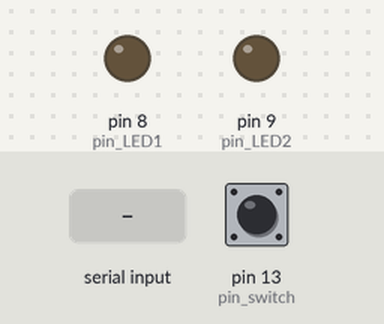
A sketch run on a simulated Arduino Uno, built with avr-gcc and run on an emulated ATmega328P. Shown: output pins drawn as LEDs (lit = HIGH). Inputs (shaded band) come from the test bench; at power-on: pin 13 (pin_switch) LOW.

Above: at 1.2 s.
1.3 s: pin 13 (pin_switch) pulled HIGH for 0.15 s
At 1.9 s:
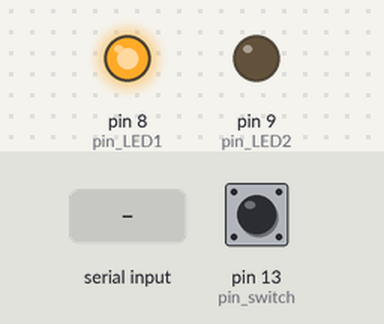
2.9 s: "c" received over the second serial link
At 4.2 s:
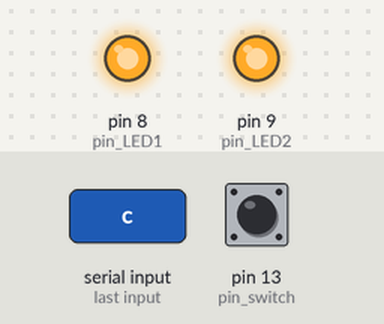
5.9 s: pin 13 (pin_switch) pulled HIGH for 1 s
At 6.5 s:
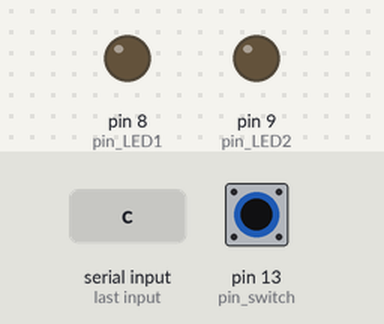
8.4 s: "c" received over the second serial link
At 9.5 s:
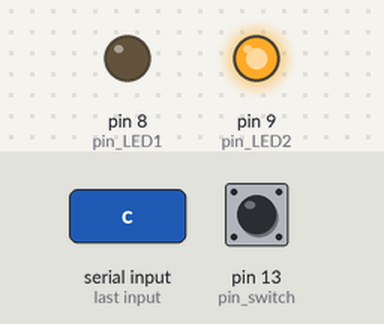
11.4 s: pin 13 (pin_switch) pulled HIGH for 3.2 s
At 11.9 s:
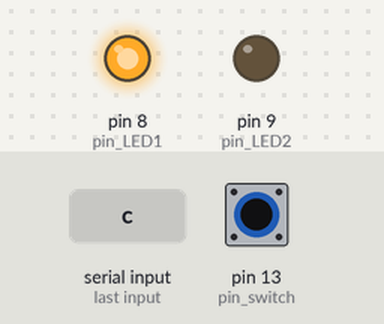
Timing chart, 0 to 14.4 s (numbered marks = the images above; inputs shaded):
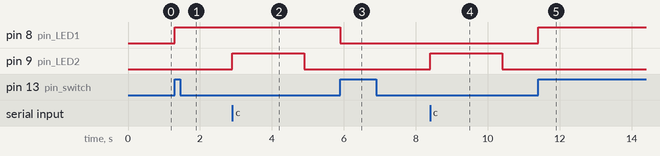

Measured:
- after the input at 1.3 s, pin 8 (pin_LED1): LOW → HIGH at once
- after the input at 2.9 s, pin 9 (pin_LED2): LOW → HIGH at once, → LOW 2.0 s later
- after the input at 5.9 s, pin 8 (pin_LED1): HIGH → LOW at once
- after the input at 8.4 s, pin 9 (pin_LED2): LOW → HIGH at once, → LOW 2.0 s later
- after the input at 11.4 s, pin 8 (pin_LED1): LOW → HIGH at once

The sketch:

sketch_apr17a.ino
```cpp
// 아두이노 마스터 / COM8 (Arduino Uno)

#include <SoftwareSerial.h>
SoftwareSerial s(2,3);  // 2:RX, 3:TX

int pin_switch = 13; // button 입력 핀
int pin_LED1 = 8; // LED1 출력 핀
int pin_LED2 = 9; // LED2 출력 핀

boolean buttonState = false; // 버튼 상태 초기화 = 풀다운 저항 (0V LOW / 5V HIGH)
boolean buttonSwitch_state_old = LOW; // 버튼 이전 상태
boolean buttonSwitch_state_new = LOW; // 버튼 현재 상태
boolean statusLED = LOW; // LED 상태 (정확히는 LED1 상태에 가까움)

void setup() {
  Serial.begin(9600); // 데스크톱과의 시리얼 통신
  s.begin(9600); // 장치간 시리얼 통신
  pinMode(pin_LED1, OUTPUT); // LED1 출력
  pinMode(pin_LED2, OUTPUT); // LED2 출력
  digitalWrite(pin_LED1, LOW); // LED1 초기화:꺼짐 - 버튼 누르면 작동되고 있음을 알리는 의미로 켜질 예정
  digitalWrite(pin_LED2, LOW); // LED2 초기화:꺼짐 - 조도센서가 일정 이상 빛 감지하면 켜질 예정
  pinMode(pin_switch, INPUT); // 버튼 입력
}

void loop() {
  if(s.available()) { // 시리얼 통신 입력이 있으면 실행
    char data = s.read(); // 시리얼 통신을 통해 읽은 값 문자로
    if(data == 'c') { // c일 경우 실행
      digitalWrite(pin_LED2, HIGH); delay(2000); // LED2 2초간 켜졌다가
      digitalWrite(pin_LED2, LOW); // 다시 꺼짐
    }
  }
  buttonSwitch_state_new = digitalRead(pin_switch); // 버튼 상태 읽기
  delay(1);  // 채터링 방지
  if(buttonSwitch_state_new != buttonSwitch_state_old) { // 버튼 상태 달라졌으면 실행
    if(buttonSwitch_state_new == HIGH) { // 버튼 현재 상태가 high (누름)이면 실행
      if(statusLED == LOW) { // LED(1) 상태가 LOW면 (꺼져있음) 실행
        s.write(1); // 1 송신 ((조도센서 값 읽어라))
        digitalWrite(pin_LED1, HIGH); // LED1 켜짐
        statusLED = HIGH; // LED(1) 상태 HIGH로
      }
      else { // LED(1) 상태가 HIGH면 (켜져있음) 실행
        //s.write(2); // b 송신 ((읽을 필요 없다))
        digitalWrite(pin_LED1, LOW); // LED1 끄기
        statusLED = LOW; // LED(1) 상태 LOW로
      }
    }
    else { // 버튼 현재 상태가 low (안 누름)이면 실행
      s.write(2); // b 송신 ((읽을 필요 없다))
    }
    buttonSwitch_state_old = buttonSwitch_state_new; // 버튼 상태 갱신
  }
}
```
